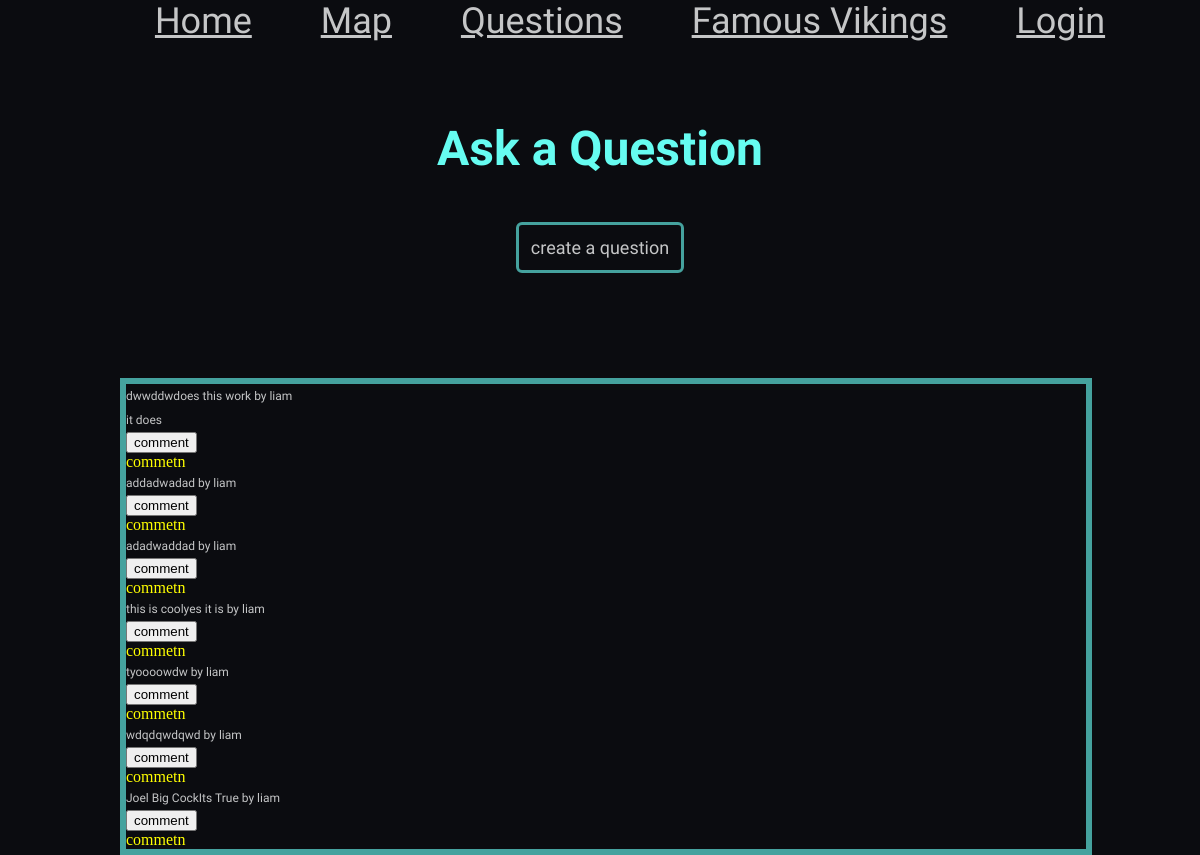
/question, run on an earlier commit of the app's database.
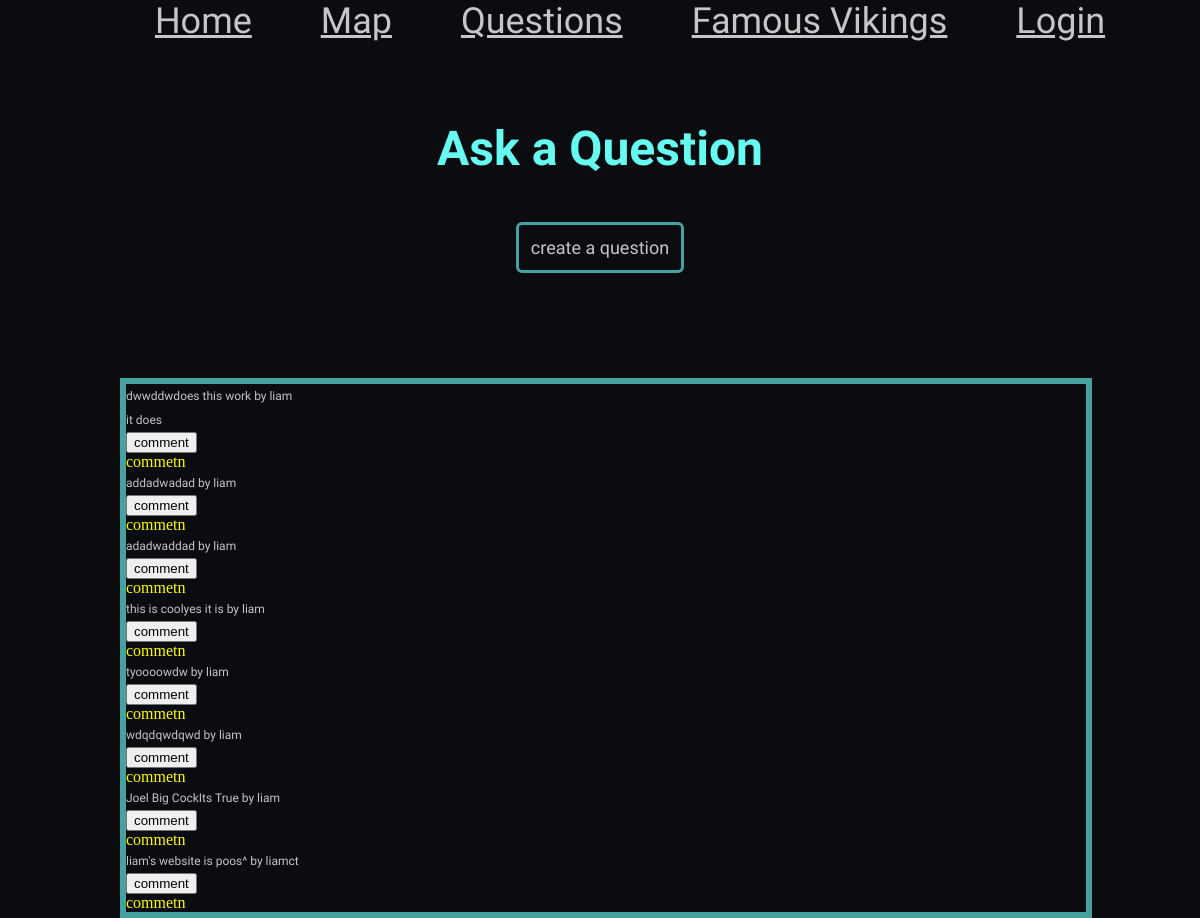
And on a later commit of the database.
### models.py (models this page shows)
class Question(db.Model):
    __tablename__ = "Question"
    id = db.Column(db.Integer, primary_key=True, autoincrement=True)
    user = db.Column(db.Integer, db.ForeignKey('User.id'), nullable = False)
    question = db.Column(db.String(225), unique=True)
    title = db.Column(db.String(225), unique=True)
    comments = db.relationship('Comment')
    users = db.relationship('User')

class User(db.Model):
    __tablename__ = "User"
    id = db.Column(db.Integer, primary_key=True, autoincrement=True)
    name = db.Column(db.String(225), unique=True)
    salt = db.Column(db.String(225))
    key = db.Column(db.String(225))
    coin = db.Column(db.Integer, default = 0)
    img = db.Column(db.Integer, db.ForeignKey('Image.id'), default = 1)
    email = db.Column(db.String())
    image = db.relationship('Image', back_populates="user")

class Comment(db.Model):
    id = db.Column(db.Integer, primary_key=True, autoincrement=True)
    comment = db.Column(db.String(225), unique=True)
    qid = db.Column(db.Integer, db.ForeignKey('Question.id'), nullable = False)

### main.py (the view)
@app.route('/question')
def history():
    current_user = session.get('name')
    user = session.get('name')
    questions = models.Question.query.all()
    return render_template('question.html', page_title="history", user = current_user, questions = questions)

### templates/question.html (shortened to what this page needs)
{% extends 'layout.html' %}
{% block content %}
<div class = "question_title">
  <h1> Ask a Question </h1>
</div>
<div class = "form_create">
  <a href="/question/create"> create a question </a>
</div>
<div class = "wrapper_question">
  <div class = "writing_box">
    {% for question in questions %}
    <div class = "question_box">
      <p>{{ question.title }}{{ question.question }} by {{question.users.name}}</p>
      {% for comment in question.comments %}
        <p>{{ comment.comment }}</p>
      {% endfor %}
      <button>comment</button>
      <div id = "comments" class="comments">commetn</div>
    </div>
    {% endfor %}
  </div>
</div>
{% endblock %}

### templates/layout.html (shortened to what this page needs)
<html>
<!DOCTYPE html>
  <head>
   <link rel="stylesheet" href="{{ url_for('static', filename='css/style.css') }}">
  </head>
  <body id="overall">
  {% include 'nav.html' %}
  {% block content %}
  {% endblock %}
  </body>
</html>

### templates/nav.html (shortened to what this page needs)
{% if user == None %}
<div class = "nav">
    <a href="/">Home</a>
    <a href="/map">Map</a>
    <a href="/question">Questions</a>
    <a href="/famous">Famous Vikings</a>
    <a href="/login">Login</a>
</div>
{% endif %}

### static/css/style.css (style rules this page uses)
:root { --clr-primary: #0B0C10; --clr-neutral: #C5C6C7; --clr-neutral-100: #45A29E; --clr-neutral-200: #66FCF1; --font-family: 'Squada One', cursive; }
body, h1, h2, p { margin: 0; }
p, input { font-family: var(--font-family); font-size: 1vw; }
#overall { background-color: var(--clr-primary); }
.nav { background-color: var(--clr-primary); width:100%; height:7.5%; text-align: center; font-size: 3vw; font-family: var(--font-family); }
.nav a { color: var(--clr-neutral); margin-left:5%; }
.wrapper_question { margin: 0% 0 0 10%; width:80%; height: flex; }
.form_create { text-align: center; margin: 0 0 10% 0; }
.form_create a { color: var(--clr-neutral); border: 0.25vw solid var(--clr-neutral-100); border-radius: 0.5vw; padding:1%; text-decoration: none; font-size: 1.5vw; font-family: var(--font-family); }
.writing_box { width:100%; height:flex; border: 0.5vw solid var(--clr-neutral-100); }
.writing_box p { color: var(--clr-neutral); line-height: 2; font-size: 1vw; }
.question_title { font-family: var(--font-family); color: var(--clr-neutral-200); text-align: center; font-size: 2vw; padding: 5% 0 5% 0; }
.comments { color: yellow; }

What changed in the data, as far as the page shows it:
added Question: title "liam's website is poos", question "^", users.name "liamct"
